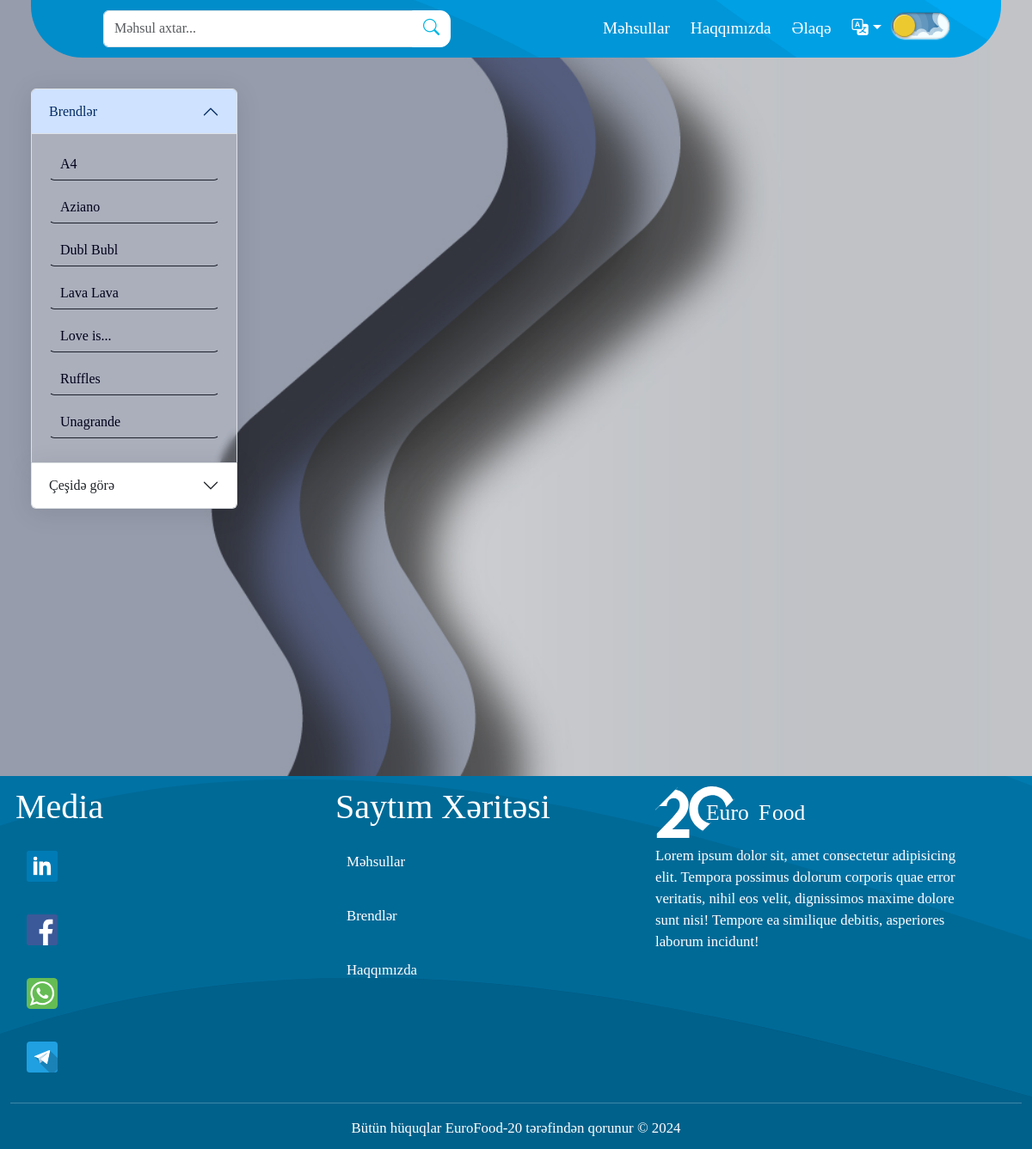
Screenshot of /brands/5/ with the database file from the repository.
### products/models.py (models this page shows, shortened)
class Brands(models.Model):
    name=models.CharField('Ad', max_length=200,unique=True)
    class Meta:
        verbose_name = "Brend"
        verbose_name_plural = "Brendlər"

### products/views.py (the view)
# urls.py: path('brands/<int:brand_id>/',productsviews.BrandsList,name='brandsdetail'),
def BrandsList(request, brand_id):
    if brand_id:
        brand = Brands.objects.get(id=brand_id)
        products = Products.objects.filter(brand=brand)
    else:
        products = Products.objects.all().order_by('-date')
    data={
        'title': 'Categories',
        'categories': Categories.objects.all().order_by('name'),
        'brands': Brands.objects.all().order_by('name'),
        'products': products,
    }
    return render(request, 'categories.html',data)

### templates/categories.html (shortened to what this page needs)
{% extends 'base.html' %}
{% load i18n %}
{% block main %}
    <main>
        <div class="filterPage allproducts">
            <div class="productsFilter">
                <div class="accordion" id="accordionExample">
                    <div class="accordion-item">
                        <h2 class="accordion-header">
                            <button class="accordion-button" type="button" data-bs-toggle="collapse" data-bs-target="#collapseOne" aria-expanded="true" aria-controls="collapseOne">{% trans 'Brendlər' %}</button>
                        </h2>
                        <div id="collapseOne" class="accordion-collapse collapse show" data-bs-parent="#accordionExample">
                            <div class="accordion-body">
                                {% for post in brands %}
                                    <a href="{% url 'brandsdetail' post.id %}"><button class="btn">{{post.name}}</button></a>
                                {% endfor %}
                            </div>
                        </div>
                    </div>
                    <div class="accordion-item">
                        <h2 class="accordion-header">
                            <button class="accordion-button collapsed" type="button" data-bs-toggle="collapse" data-bs-target="#collapseTwo" aria-expanded="false" aria-controls="collapseTwo">{% trans 'Çeşidə görə' %}</button>
                        </h2>
                    </div>
                </div>
            </div>
            <div class="productsBlock">
            </div>
        </div>
    </main>
{% endblock %}

### static/css/style.css (style rules this page uses)
* { margin: 0; padding: 0; }
html { width: 100%; height: 100%; max-width: 1920px; margin: auto; }
body { background-image: url(../media/bk2.jpg); background-attachment: fixed; background-size: cover; font-family: "Crimson Pro", serif; font-size: 1.4vw; color: black; }
body a { text-decoration: none; color: black; }
body main { min-height: 100vh; }
body main .filterPage { margin: 3vw; display: flex; align-content: flex-start; }
body main .filterPage .productsFilter .accordion { min-width: 20vw; }
body main .filterPage .productsFilter .accordion .accordion-item { background: rgba(255, 255, 255, 0.2); box-shadow: 0 4px 30px rgba(0, 0, 0, 0.1); backdrop-filter: blur(5px); -webkit-backdrop-filter: blur(5px); }
body main .filterPage .productsFilter .accordion .accordion-item .accordion-collapse .accordion-body { display: flex; flex-direction: column; }
body main .filterPage .productsFilter .accordion .accordion-item .accordion-collapse .accordion-body .btn { width: -moz-fit-content; width: fit-content; text-wrap: nowrap; width: 100%; text-align: start; margin-bottom: 1vw; color: #00011A; border-bottom: 1px solid #1D1F2C; }
body main .productsBlock { margin: 0 3vw 3vw 3vw; display: grid; grid-template-columns: auto auto auto auto; justify-content: space-between; row-gap: 2vw; }
body main .allproducts .productsBlock { width: 100%; margin: 0 1vw; display: grid; grid-template-columns: auto auto auto; justify-content: space-between; }

### rows the page displays
Brands: name "A4"
Brands: name "Aziano"
Brands: name "Dubl Bubl"
Brands: name "Lava Lava"
Brands: name "Love is..."
Brands: name "Ruffles"
Brands: name "Unagrande"
